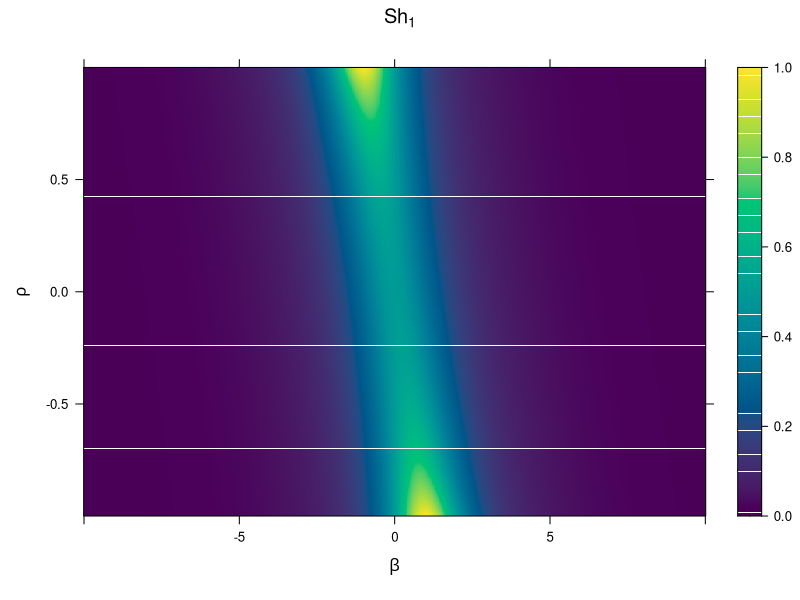
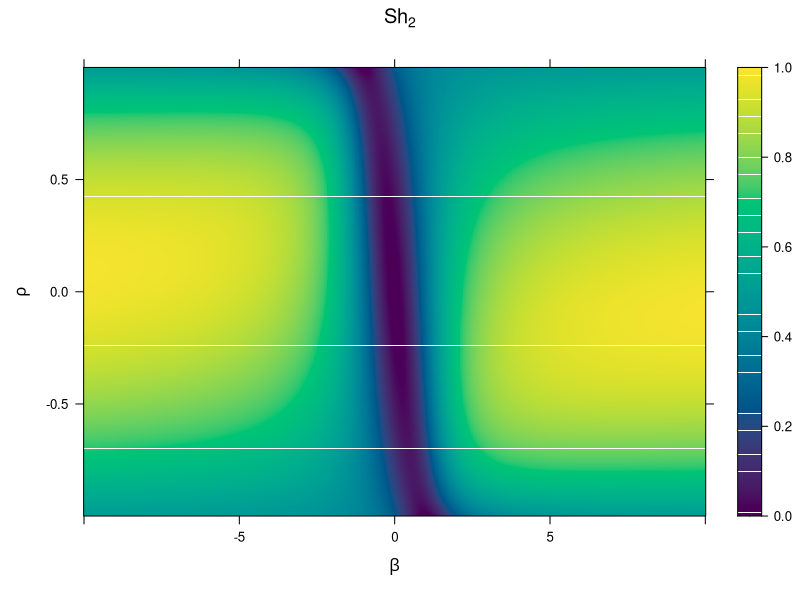
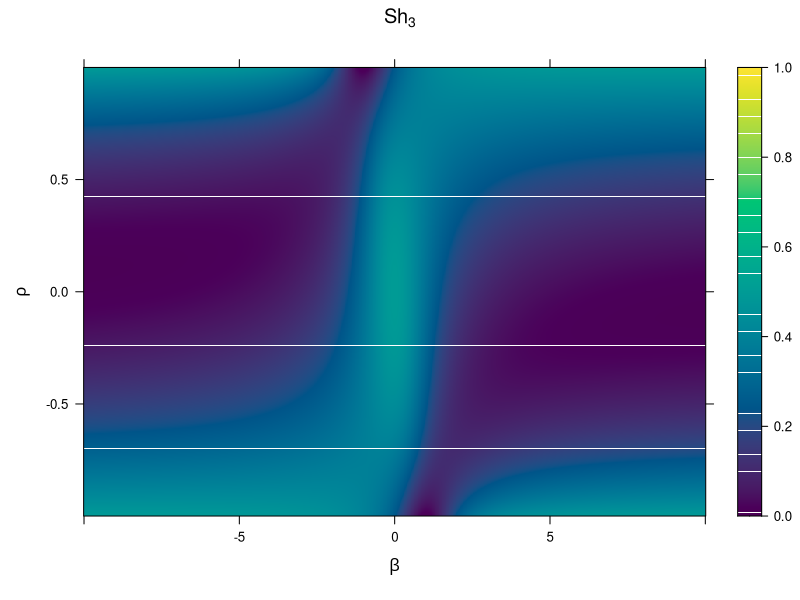
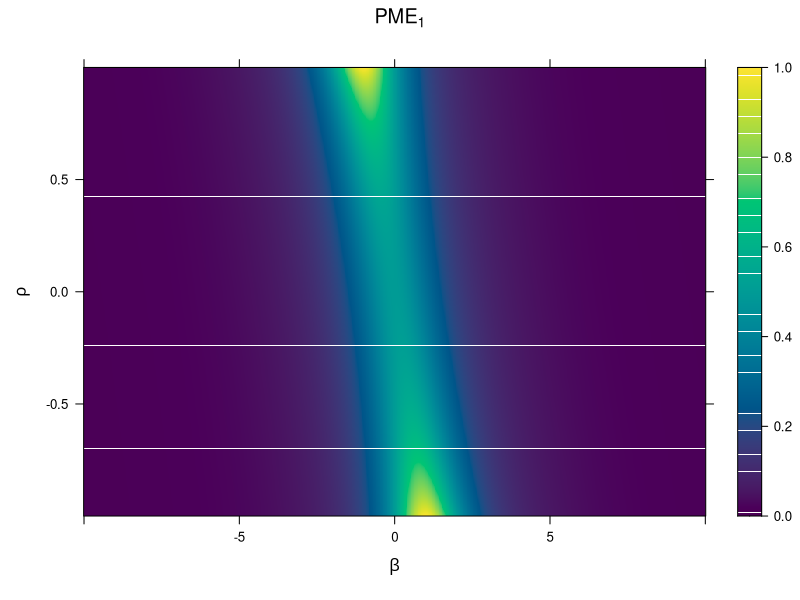
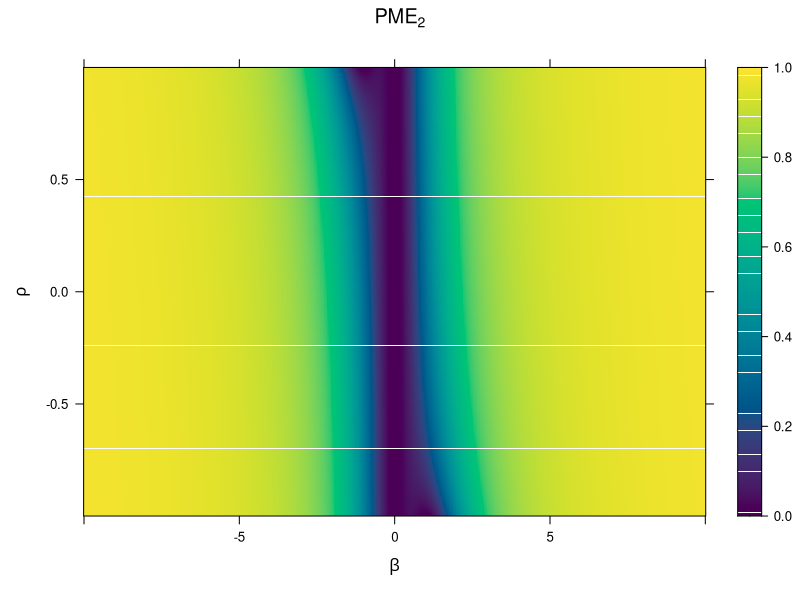
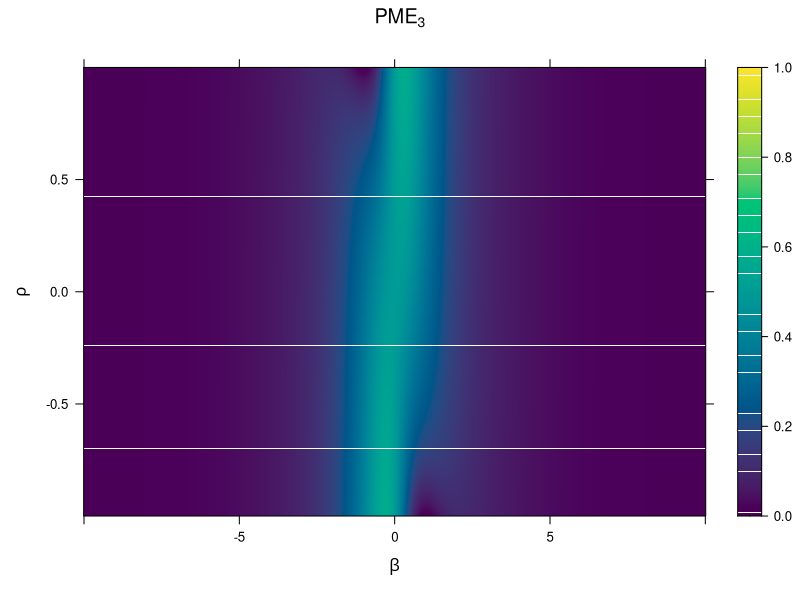
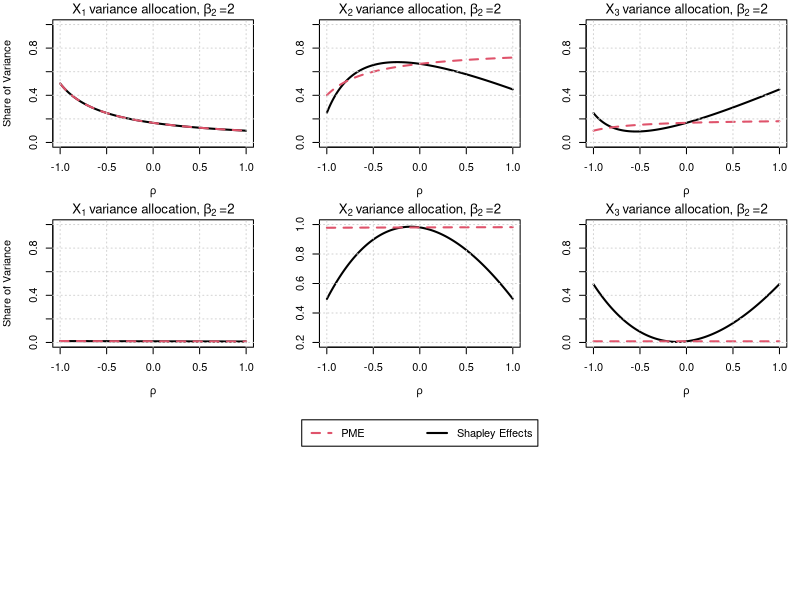

These charts were generated, in order, by the following R code:
## ---- chunk 1
knitr::opts_chunk$set(echo = TRUE,
                      fig.path="figures/")

#Packages import
library(RColorBrewer)
library(lattice)
library(latticeExtra)
## ---- chunk 2
# Model: G(X) = X1 + bX2 + X3

###############################################################################
# Function to compute the analytical Shapley and PME Values

computeAllocs<-function(b, rho){
  
  #Output variance
  vy=2 + b^2 + 2*b*rho
  
  #(Normalized) Shapley effects 
  sh1=1/vy
  sh2=(b^2 + b*rho + 0.5*(rho^2*(1-b^2)))/vy
  sh3=(1+b*rho - (0.5*rho^2*(1-b^2)))/vy
  
  #(Normalized) PME
  pme1=1/vy
  pme2=(b^2*(1+b^2 +2*rho*b))/(vy*(1+b^2))
  pme3=(1+b^2 +2*rho*b)/(vy*(1+b^2))
  
  res=cbind(sh1, sh2, sh3, pme1,pme2,pme3)
  return(res)
}
## ---- chunk 3
###############################################################################
# Sequence of correlation values
rhos<-seq(-0.999,0.999,0.001)

###############################################################################
# Sequence of beta values
betas<-seq(-10,10,0.025)

###############################################################################
# Grid of crossed rho/beta values to compute
grid.rhobeta<-expand.grid(betas, rhos)

resAllocs=cbind(grid.rhobeta, computeAllocs(grid.rhobeta[,1], grid.rhobeta[,2]))
colnames(resAllocs)[c(1,2)]=c("beta", "rho")
## ---- chunk 4
par(mfrow=c(3,1),
    cex=2)
levelplot(sh1~beta*rho,
          data=resAllocs,
          col.regions=hcl.colors(10000), 
          cuts=10000,
          main=expression(Sh[1]),
          ylab=expression(rho),
          xlab=expression(beta),
          at=seq(0,1,0.0001),
          cex=2)

levelplot(sh2~beta*rho,
          data=resAllocs,
          col.regions=hcl.colors(10000), 
          cuts=10000,
          main=expression(Sh[2]),
          ylab=expression(rho),
          xlab=expression(beta),
          at=seq(0,1,0.0001),
          cex=2)

levelplot(sh3~beta*rho,
          data=resAllocs,
          col.regions=hcl.colors(10000), 
          cuts=10000,
          main=expression(Sh[3]),
          ylab=expression(rho),
          xlab=expression(beta),
          at=seq(0,1,0.0001),
          cex=2)
## ---- chunk 5
par(mfrow=c(3,1),
    cex=2)
levelplot(pme1~beta*rho,
          data=resAllocs,
          col.regions=hcl.colors(10000), 
          cuts=10000,
          main=expression(PME[1]),
          ylab=expression(rho),
          xlab=expression(beta),
          at=seq(0,1,0.0001),
          cex=2)

levelplot(pme2~beta*rho,
          data=resAllocs,
          col.regions=hcl.colors(10000), 
          cuts=10000,
          main=expression(PME[2]),
          ylab=expression(rho),
          xlab=expression(beta),
          at=seq(0,1,0.0001),
          cex=2)
levelplot(pme3~beta*rho,
          data=resAllocs,
          col.regions=hcl.colors(10000), 
          cuts=10000,
          main=expression(PME[3]),
          ylab=expression(rho),
          xlab=expression(beta),
          at=seq(0,1,0.0001),
          cex=2)
## ---- chunk 6
par(mar=c(4,4,1.5,1))

layout(matrix(c(1,2,3,
                4,5,6,
                7,7,7), nrow=3, ncol=3, byrow=T))

# Beta=2
plot(rhos, resAllocs[resAllocs[,1]==2,3],type='l',
     ylim=c(0,1),
     xlab=expression(rho),
     main=expression(X[1]~'variance allocation,'~beta[2]~'=2'),
     ylab="Share of Variance",
     lwd=2)
lines(rhos, resAllocs[resAllocs[,1]==2,6], lty=2, col=2,
     lwd=2)
grid()

plot(rhos, resAllocs[resAllocs[,1]==2,4],type='l',
     ylim=c(0,1),
     xlab=expression(rho),
     main=expression(X[2]~'variance allocation,'~beta[2]~'=2'),
     ylab="",
     lwd=2)
lines(rhos, resAllocs[resAllocs[,1]==2,7], lty=2, col=2,
     lwd=2)
grid()

plot(rhos, resAllocs[resAllocs[,1]==2,5],type='l',
     ylim=c(0,1),
     xlab=expression(rho),
     main=expression(X[3]~'variance allocation,'~beta[2]~'=2'),
     ylab="",
     lwd=2)
lines(rhos,resAllocs[resAllocs[,1]==2,8], lty=2, col=2,
     lwd=2)
grid()


# Beta=10
plot(rhos, resAllocs[resAllocs[,1]==10,3],type='l',
     ylim=c(0,1),
     xlab=expression(rho),
     main=expression(X[1]~'variance allocation,'~beta[2]~'=2'),
     ylab="Share of Variance",
     lwd=2)
lines(rhos, resAllocs[resAllocs[,1]==10,6], lty=2, col=2,
     lwd=2)
grid()

plot(rhos, resAllocs[resAllocs[,1]==10,4],type='l',
     ylim=c(0.2,1),
     xlab=expression(rho),
     main=expression(X[2]~'variance allocation,'~beta[2]~'=2'),
     ylab="",
     lwd=2)
lines(rhos, resAllocs[resAllocs[,1]==10,7], lty=2, col=2,
     lwd=2)
grid()

plot(rhos, resAllocs[resAllocs[,1]==10,5],type='l',
     ylim=c(0,1),
     xlab=expression(rho),
     main=expression(X[3]~'variance allocation,'~beta[2]~'=2'),
     ylab="",
     lwd=2)
lines(rhos,resAllocs[resAllocs[,1]==10,8], lty=2, col=2,
     lwd=2)
grid()

plot.new()
legend("top",
       lty=c(2,1),
       col=c(2,1),
       lwd=c(2,2),
       legend=c("PME", "Shapley Effects"),
       horiz=T)
